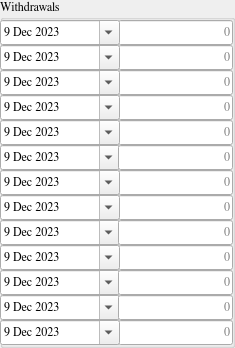
       <widget class="QGroupBox" name="groupBoxWithdrawals">
        <property name="geometry">
         <rect>
          <x>236</x>
          <y>190</y>
          <width>235</width>
          <height>348</height>
         </rect>
        </property>
        <property name="font">
         <font>
          <family>FreeSerif</family>
          <italic>false</italic>
         </font>
        </property>
        <property name="title">
         <string>Withdrawals</string>
        </property>
        <widget class="QLineEdit" name="lineEditWithdrawals01">
         <property name="geometry">
          <rect>
           <x>118</x>
           <y>20</y>
           <width>115</width>
           <height>25</height>
          </rect>
         </property>
         <property name="locale">
          <locale language="C" country="AnyCountry"/>
         </property>
         <property name="maxLength">
          <number>13</number>
         </property>
         <property name="alignment">
          <set>Qt::AlignRight|Qt::AlignTrailing|Qt::AlignVCenter</set>
         </property>
         <property name="readOnly">
          <bool>false</bool>
         </property>
         <property name="placeholderText">
          <string>0</string>
         </property>
         <property name="clearButtonEnabled">
          <bool>true</bool>
         </property>
        </widget>
        <widget class="QDateEdit" name="dateEditWithdrawals01">
         <property name="geometry">
          <rect>
           <x>0</x>
           <y>20</y>
           <width>120</width>
           <height>25</height>
          </rect>
         </property>
         <property name="calendarPopup">
          <bool>true</bool>
         </property>
         <property name="date">
          <date>
           <year>2023</year>
           <month>12</month>
           <day>9</day>
          </date>
         </property>
        </widget>
        <widget class="QLineEdit" name="lineEditWithdrawals02">
         <property name="geometry">
          <rect>
           <x>118</x>
           <y>45</y>
           <width>115</width>
           <height>25</height>
          </rect>
         </property>
         <property name="locale">
          <locale language="C" country="AnyCountry"/>
         </property>
         <property name="maxLength">
          <number>13</number>
         </property>
         <property name="alignment">
          <set>Qt::AlignRight|Qt::AlignTrailing|Qt::AlignVCenter</set>
         </property>
         <property name="readOnly">
          <bool>false</bool>
         </property>
         <property name="placeholderText">
          <string>0</string>
         </property>
         <property name="clearButtonEnabled">
          <bool>true</bool>
         </property>
        </widget>
        <widget class="QDateEdit" name="dateEditWithdrawals02">
         <property name="geometry">
          <rect>
           <x>0</x>
           <y>45</y>
           <width>120</width>
           <height>25</height>
          </rect>
         </property>
         <property name="calendarPopup">
          <bool>true</bool>
         </property>
         <property name="date">
          <date>
           <year>2023</year>
           <month>12</month>
           <day>9</day>
          </date>
         </property>
        </widget>
        <widget class="QLineEdit" name="lineEditWithdrawals03">
         <property name="geometry">
          <rect>
           <x>118</x>
           <y>70</y>
           <width>115</width>
           <height>25</height>
          </rect>
         </property>
         <property name="locale">
          <locale language="C" country="AnyCountry"/>
         </property>
         <property name="maxLength">
          <number>13</number>
         </property>
         <property name="alignment">
          <set>Qt::AlignRight|Qt::AlignTrailing|Qt::AlignVCenter</set>
         </property>
         <property name="readOnly">
          <bool>false</bool>
         </property>
         <property name="placeholderText">
          <string>0</string>
         </property>
         <property name="clearButtonEnabled">
          <bool>true</bool>
         </property>
        </widget>
        <widget class="QDateEdit" name="dateEditWithdrawals03">
         <property name="geometry">
          <rect>
           <x>0</x>
           <y>70</y>
           <width>120</width>
           <height>25</height>
          </rect>
         </property>
         <property name="calendarPopup">
          <bool>true</bool>
         </property>
         <property name="date">
          <date>
           <year>2023</year>
           <month>12</month>
           <day>9</day>
          </date>
         </property>
        </widget>
        <widget class="QDateEdit" name="dateEditWithdrawals06">
         <property name="geometry">
          <rect>
           <x>0</x>
           <y>145</y>
           <width>120</width>
           <height>25</height>
          </rect>
         </property>
         <property name="calendarPopup">
          <bool>true</bool>
         </property>
         <property name="date">
          <date>
           <year>2023</year>
           <month>12</month>
           <day>9</day>
          </date>
         </property>
        </widget>
        <widget class="QLineEdit" name="lineEditWithdrawals05">
         <property name="geometry">
          <rect>
           <x>118</x>
           <y>120</y>
           <width>115</width>
           <height>25</height>
          </rect>
         </property>
         <property name="locale">
          <locale language="C" country="AnyCountry"/>
         </property>
         <property name="maxLength">
          <number>13</number>
         </property>
         <property name="alignment">
          <set>Qt::AlignRight|Qt::AlignTrailing|Qt::AlignVCenter</set>
         </property>
         <property name="readOnly">
          <bool>false</bool>
         </property>
         <property name="placeholderText">
          <string>0</string>
         </property>
         <property name="clearButtonEnabled">
          <bool>true</bool>
         </property>
        </widget>
        <widget class="QLineEdit" name="lineEditWithdrawals04">
         <property name="geometry">
          <rect>
           <x>118</x>
           <y>95</y>
           <width>115</width>
           <height>25</height>
          </rect>
         </property>
         <property name="locale">
          <locale language="C" country="AnyCountry"/>
         </property>
         <property name="maxLength">
          <number>13</number>
         </property>
         <property name="alignment">
          <set>Qt::AlignRight|Qt::AlignTrailing|Qt::AlignVCenter</set>
         </property>
         <property name="readOnly">
          <bool>false</bool>
         </property>
         <property name="placeholderText">
          <string>0</string>
         </property>
         <property name="clearButtonEnabled">
          <bool>true</bool>
         </property>
        </widget>
        <widget class="QDateEdit" name="dateEditWithdrawals05">
         <property name="geometry">
          <rect>
           <x>0</x>
           <y>120</y>
           <width>120</width>
           <height>25</height>
          </rect>
         </property>
         <property name="calendarPopup">
          <bool>true</bool>
         </property>
         <property name="date">
          <date>
           <year>2023</year>
           <month>12</month>
           <day>9</day>
          </date>
         </property>
        </widget>
        <widget class="QDateEdit" name="dateEditWithdrawals04">
         <property name="geometry">
          <rect>
           <x>0</x>
           <y>95</y>
           <width>120</width>
           <height>25</height>
          </rect>
         </property>
         <property name="calendarPopup">
          <bool>true</bool>
         </property>
         <property name="date">
          <date>
           <year>2023</year>
           <month>12</month>
           <day>9</day>
          </date>
         </property>
        </widget>
        <widget class="QLineEdit" name="lineEditWithdrawals06">
         <property name="geometry">
          <rect>
           <x>118</x>
           <y>145</y>
           <width>115</width>
           <height>25</height>
          </rect>
         </property>
         <property name="locale">
          <locale language="C" country="AnyCountry"/>
         </property>
         <property name="maxLength">
          <number>13</number>
         </property>
         <property name="alignment">
          <set>Qt::AlignRight|Qt::AlignTrailing|Qt::AlignVCenter</set>
         </property>
         <property name="readOnly">
          <bool>false</bool>
         </property>
         <property name="placeholderText">
          <string>0</string>
         </property>
         <property name="clearButtonEnabled">
          <bool>true</bool>
         </property>
        </widget>
        <widget class="QDateEdit" name="dateEditWithdrawals09">
         <property name="geometry">
          <rect>
           <x>0</x>
           <y>220</y>
           <width>120</width>
           <height>25</height>
          </rect>
         </property>
         <property name="calendarPopup">
          <bool>true</bool>
         </property>
         <property name="date">
          <date>
           <year>2023</year>
           <month>12</month>
           <day>9</day>
          </date>
         </property>
        </widget>
        <widget class="QLineEdit" name="lineEditWithdrawals08">
         <property name="geometry">
          <rect>
           <x>118</x>
           <y>195</y>
           <width>115</width>
           <height>25</height>
          </rect>
         </property>
         <property name="locale">
          <locale language="C" country="AnyCountry"/>
         </property>
         <property name="maxLength">
          <number>13</number>
         </property>
         <property name="alignment">
          <set>Qt::AlignRight|Qt::AlignTrailing|Qt::AlignVCenter</set>
         </property>
         <property name="readOnly">
          <bool>false</bool>
         </property>
         <property name="placeholderText">
          <string>0</string>
         </property>
         <property name="clearButtonEnabled">
          <bool>true</bool>
         </property>
        </widget>
        <widget class="QLineEdit" name="lineEditWithdrawals07">
         <property name="geometry">
          <rect>
           <x>118</x>
           <y>170</y>
           <width>115</width>
           <height>25</height>
          </rect>
         </property>
         <property name="locale">
          <locale language="C" country="AnyCountry"/>
         </property>
         <property name="maxLength">
          <number>13</number>
         </property>
         <property name="alignment">
          <set>Qt::AlignRight|Qt::AlignTrailing|Qt::AlignVCenter</set>
         </property>
         <property name="readOnly">
          <bool>false</bool>
         </property>
         <property name="placeholderText">
          <string>0</string>
         </property>
         <property name="clearButtonEnabled">
          <bool>true</bool>
         </property>
        </widget>
        <widget class="QDateEdit" name="dateEditWithdrawals08">
         <property name="geometry">
          <rect>
           <x>0</x>
           <y>195</y>
           <width>120</width>
           <height>25</height>
          </rect>
         </property>
         <property name="calendarPopup">
          <bool>true</bool>
         </property>
         <property name="date">
          <date>
           <year>2023</year>
           <month>12</month>
           <day>9</day>
          </date>
         </property>
        </widget>
        <widget class="QDateEdit" name="dateEditWithdrawals07">
         <property name="geometry">
          <rect>
           <x>0</x>
           <y>170</y>
           <width>120</width>
           <height>25</height>
          </rect>
         </property>
         <property name="calendarPopup">
          <bool>true</bool>
         </property>
         <property name="date">
          <date>
           <year>2023</year>
           <month>12</month>
           <day>9</day>
          </date>
         </property>
        </widget>
        <widget class="QLineEdit" name="lineEditWithdrawals09">
         <property name="geometry">
          <rect>
           <x>118</x>
           <y>220</y>
           <width>115</width>
           <height>25</height>
          </rect>
         </property>
         <property name="locale">
          <locale language="C" country="AnyCountry"/>
         </property>
         <property name="maxLength">
          <number>13</number>
         </property>
         <property name="alignment">
          <set>Qt::AlignRight|Qt::AlignTrailing|Qt::AlignVCenter</set>
         </property>
         <property name="readOnly">
          <bool>false</bool>
         </property>
         <property name="placeholderText">
          <string>0</string>
         </property>
         <property name="clearButtonEnabled">
          <bool>true</bool>
         </property>
        </widget>
        <widget class="QDateEdit" name="dateEditWithdrawals12">
         <property name="geometry">
          <rect>
           <x>0</x>
           <y>295</y>
           <width>120</width>
           <height>25</height>
          </rect>
         </property>
         <property name="calendarPopup">
          <bool>true</bool>
         </property>
         <property name="date">
          <date>
           <year>2023</year>
           <month>12</month>
           <day>9</day>
          </date>
         </property>
        </widget>
        <widget class="QLineEdit" name="lineEditWithdrawals10">
         <property name="geometry">
          <rect>
           <x>118</x>
           <y>245</y>
           <width>115</width>
           <height>25</height>
          </rect>
         </property>
         <property name="locale">
          <locale language="C" country="AnyCountry"/>
         </property>
         <property name="maxLength">
          <number>13</number>
         </property>
         <property name="alignment">
          <set>Qt::AlignRight|Qt::AlignTrailing|Qt::AlignVCenter</set>
         </property>
         <property name="readOnly">
          <bool>false</bool>
         </property>
         <property name="placeholderText">
          <string>0</string>
         </property>
         <property name="clearButtonEnabled">
          <bool>true</bool>
         </property>
        </widget>
        <widget class="QLineEdit" name="lineEditWithdrawals13">
         <property name="geometry">
          <rect>
           <x>118</x>
           <y>320</y>
           <width>115</width>
           <height>25</height>
          </rect>
         </property>
         <property name="locale">
          <locale language="C" country="AnyCountry"/>
         </property>
         <property name="maxLength">
          <number>13</number>
         </property>
         <property name="alignment">
          <set>Qt::AlignRight|Qt::AlignTrailing|Qt::AlignVCenter</set>
         </property>
         <property name="readOnly">
          <bool>false</bool>
         </property>
         <property name="placeholderText">
          <string>0</string>
         </property>
         <property name="clearButtonEnabled">
          <bool>true</bool>
         </property>
        </widget>
        <widget class="QDateEdit" name="dateEditWithdrawals10">
         <property name="geometry">
          <rect>
           <x>0</x>
           <y>245</y>
           <width>120</width>
           <height>25</height>
          </rect>
         </property>
         <property name="calendarPopup">
          <bool>true</bool>
         </property>
         <property name="date">
          <date>
           <year>2023</year>
           <month>12</month>
           <day>9</day>
          </date>
         </property>
        </widget>
        <widget class="QDateEdit" name="dateEditWithdrawals11">
         <property name="geometry">
          <rect>
           <x>0</x>
           <y>270</y>
           <width>120</width>
           <height>25</height>
          </rect>
         </property>
         <property name="calendarPopup">
          <bool>true</bool>
         </property>
         <property name="date">
          <date>
           <year>2023</year>
           <month>12</month>
           <day>9</day>
          </date>
         </property>
        </widget>
        <widget class="QLineEdit" name="lineEditWithdrawals12">
         <property name="geometry">
          <rect>
           <x>118</x>
           <y>295</y>
           <width>115</width>
           <height>25</height>
          </rect>
         </property>
         <property name="locale">
          <locale language="C" country="AnyCountry"/>
         </property>
         <property name="maxLength">
          <number>13</number>
         </property>
         <property name="alignment">
          <set>Qt::AlignRight|Qt::AlignTrailing|Qt::AlignVCenter</set>
         </property>
         <property name="readOnly">
          <bool>false</bool>
         </property>
         <property name="placeholderText">
          <string>0</string>
         </property>
         <property name="clearButtonEnabled">
          <bool>true</bool>
         </property>
        </widget>
        <widget class="QDateEdit" name="dateEditWithdrawals13">
         <property name="geometry">
          <rect>
           <x>0</x>
           <y>320</y>
           <width>120</width>
           <height>25</height>
          </rect>
         </property>
         <property name="calendarPopup">
          <bool>true</bool>
         </property>
         <property name="date">
          <date>
           <year>2023</year>
           <month>12</month>
           <day>9</day>
          </date>
         </property>
        </widget>
        <widget class="QLineEdit" name="lineEditWithdrawals11">
         <property name="geometry">
          <rect>
           <x>118</x>
           <y>270</y>
           <width>115</width>
           <height>25</height>
          </rect>
         </property>
         <property name="locale">
          <locale language="C" country="AnyCountry"/>
         </property>
         <property name="maxLength">
          <number>13</number>
         </property>
         <property name="alignment">
          <set>Qt::AlignRight|Qt::AlignTrailing|Qt::AlignVCenter</set>
         </property>
         <property name="readOnly">
          <bool>false</bool>
         </property>
         <property name="placeholderText">
          <string>0</string>
         </property>
         <property name="clearButtonEnabled">
          <bool>true</bool>
         </property>
        </widget>
       </widget>
